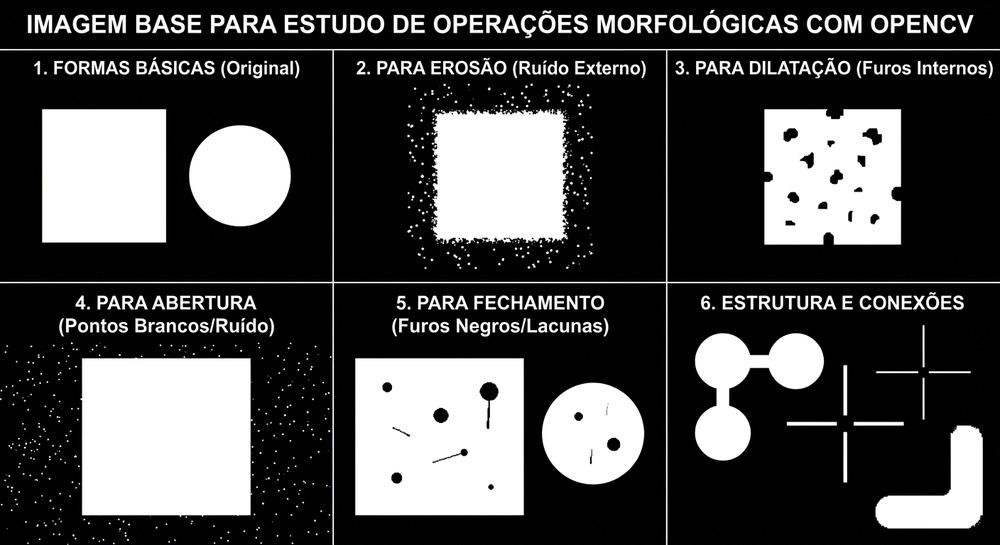
#> input picture img/modelo.jpeg, 1000 x 545 px, shrunk from 1408 x 768 before the run
$ python gradiente-Morfologico.py
#> lines starting #> are read from the running program, lines starting #| are printed output that depends on the picture
#importação da biblioteca
import cv2
import numpy as np
#leitura da imagem
imOriginal = cv2.imread("img/modelo.jpeg", 0)
#> imOriginal: shape (545, 1000); min 0, max 255, mean 73.8
#Define o elemento estruturante que vai utilizar
eEstruturante = cv2.getStructuringElement(cv2.MORPH_ELLIPSE, (3,3))
#executa a função que aplica o operador morfológico
imProc = cv2.morphologyEx(imOriginal, cv2.MORPH_GRADIENT, eEstruturante)
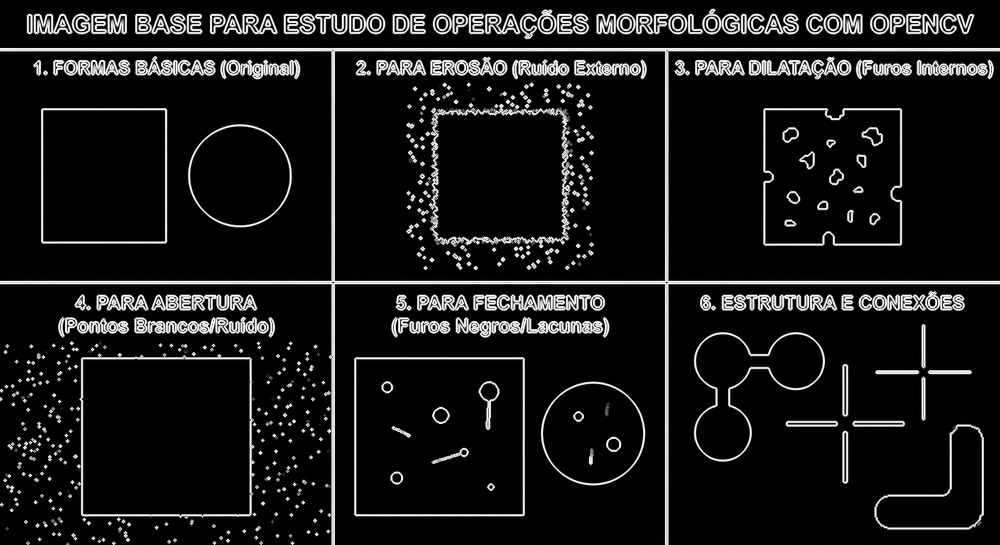
#> imProc: shape (545, 1000); min 0, max 255, mean 24.6
#realiza a subtração de imagens
imSub = cv2.subtract(imOriginal, imProc)
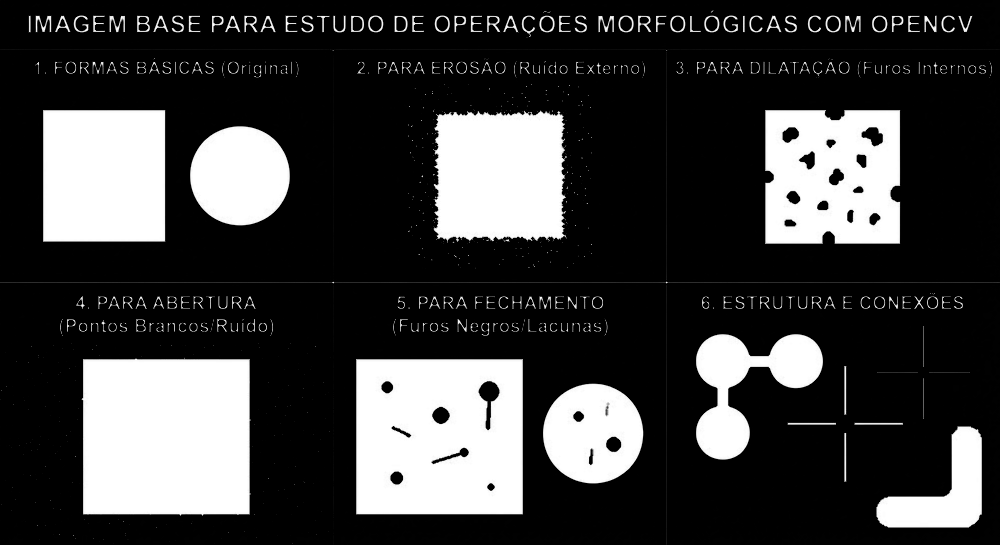
#> imSub: shape (545, 1000); min 0, max 255, mean 62
#Adiciona imagens
imTrat = cv2.add(imSub, imSub)
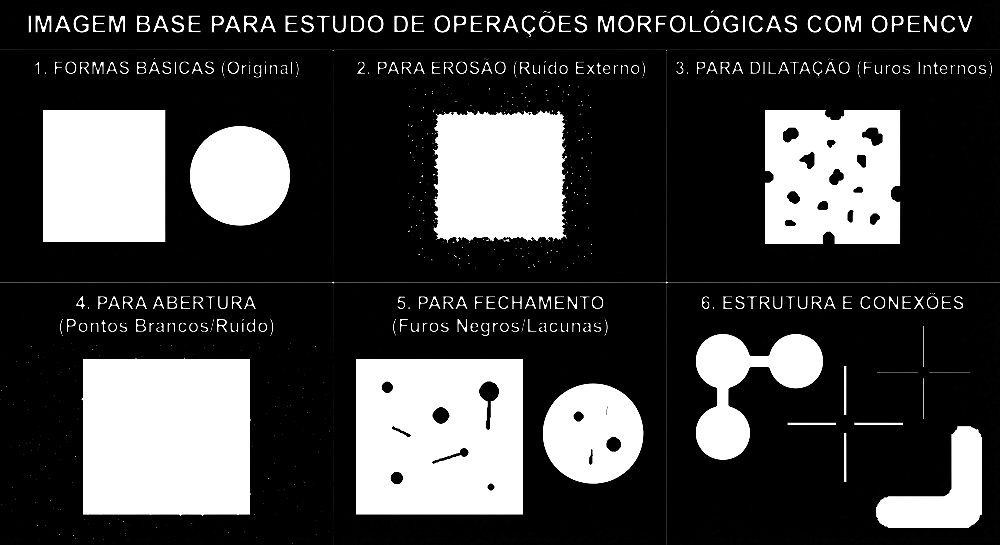
#> imTrat: shape (545, 1000); min 0, max 255, mean 64.6
#mostra as imagens original, processada, subtraida e tratada usando o método imShow
cv2.imshow("Imagem original", imOriginal)
cv2.imshow("Imagem processada", imProc)
#Espera pressionar qualquer tecla
cv2.waitKey(0)
#Salva a imagem processada no disco usando o método imwrite()
cv2.imwrite("Imagem processada.jpeg", imProc)
